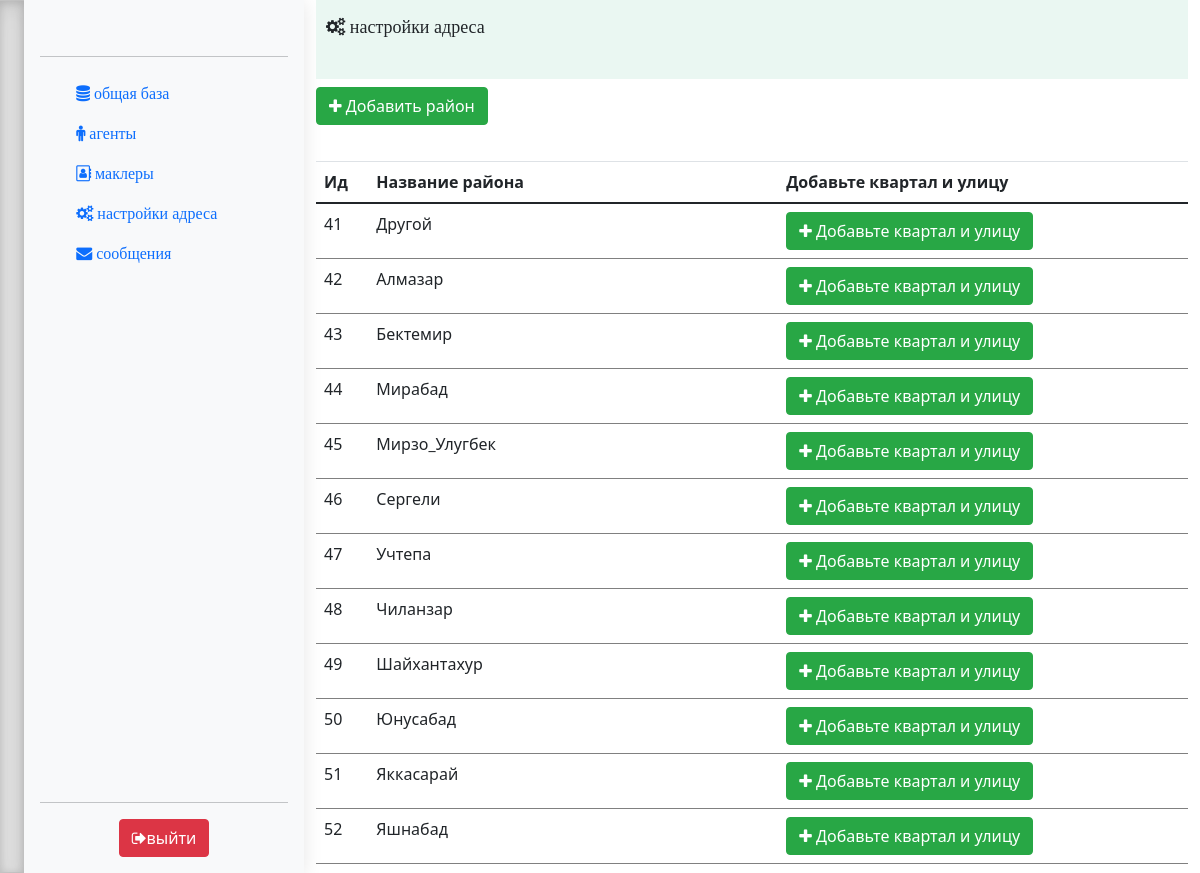
/address_settings.php (signed in), run on the app's committed database.
### tables this page shows
CREATE TABLE IF NOT EXISTS `regions` (
  `id` int(50) NOT NULL,
  `name_region` varchar(50) NOT NULL
);

### address_settings.php (the view, shortened to what this page needs)
<?php
include('settings.php');
?>
<!doctype html>
<html lang="en">
  <?php include 'partSite/header.php'; ?>
  <body>
  <main>
  <?php include 'partSite/leftSite.php'; ?>
   <div class="container" style="overflow-x: auto;">
    <div style="width: 100%; height: 9%; background-color: #Eaf7f2;">
      <span style="position: relative;display: inline-block;font-size: 18px;padding: 13px 0 0 10px;border-left-width: 10px;">
      <i class="fa fa-cogs" aria-hidden="true">
            настройки адреса
            </i>
      </span><br>
    </div>
    <div>
        <a href="https://gstrategy.galaxytest.xyz/add_region.php">
          <button class="mt-2 btn btn-success">
          <i class="fa fa-plus" aria-hidden="true"></i>
            Добавить район
          </button>
        </a>
    </div>
    <?php
        $query = "SELECT * FROM regions";
        $rs_result = mysqli_query ($connect, $query);
    ?>
        <table class="table">
          <thead>
            <tr>
              <th style="width:6%">Ид</th>
              <th style="width:47%">Название района</th>
              <th style="width:47%">Добавьте квартал и улицу</th>
            </tr>
          </thead>
          <tbody>
    <?php
            while ($row = mysqli_fetch_array($rs_result)) {
            ?>
            <tr>
            <td><?php echo $row["id"]; ?></td>
            <td><?php echo $row["name_region"]; ?></td>
            <td>
                <a href="quarters.php?id_region=<?=$row["id"]?>&&name_region=<?=$row["name_region"]?>" role="button"><button class="btn btn-success"><i class="fa fa-plus" aria-hidden="true"></i>
 Добавьте квартал и улицу</button></a>
            </td>
            </tr>
            <?php
                };
            ?>
          </tbody>
        </table>
</div>
  </main>
  </body>
</html>

### css/sidebars.css (style rules this page uses)
body { min-height: 100vh; min-height: -webkit-fill-available; }
html { height: -webkit-fill-available; }
main { display: flex; flex-wrap: nowrap; height: 100vh; height: -webkit-fill-available; max-height: 100vh; overflow-x: auto; overflow-y: hidden; }

### css/style.css (style rules this page uses)
a:link { text-decoration: none; }

### data on the page
regions: id "41", name_region "Другой"
regions: id "42", name_region "Алмазар"
regions: id "43", name_region "Бектемир"
regions: id "44", name_region "Мирабад"
regions: id "45", name_region "Мирзо_Улугбек"
regions: id "46", name_region "Сергели"
regions: id "47", name_region "Учтепа"
regions: id "48", name_region "Чиланзар"
regions: id "49", name_region "Шайхантахур"
regions: id "50", name_region "Юнусабад"
regions: id "51", name_region "Яккасарай"
regions: id "52", name_region "Яшнабад"
